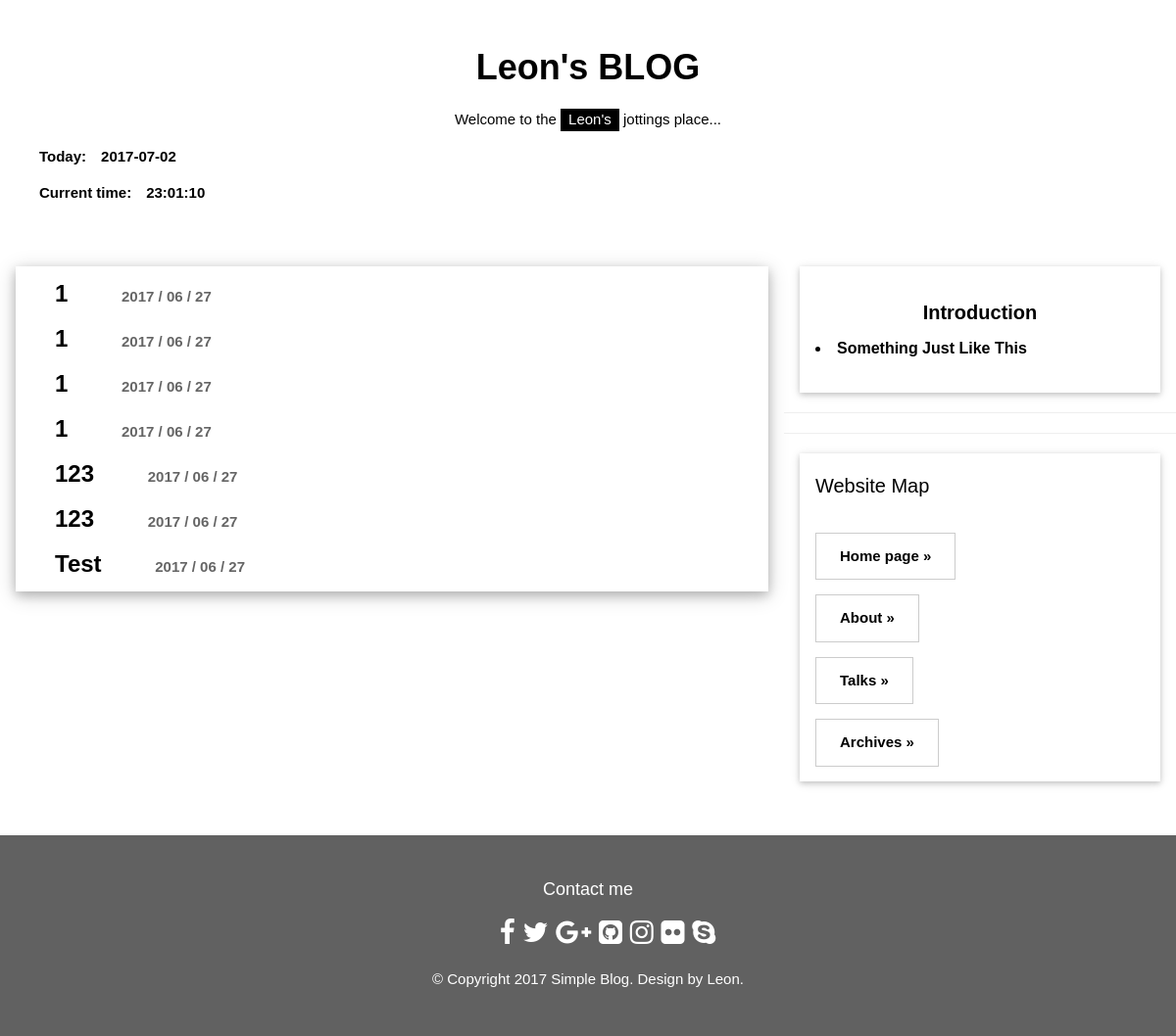
The page /archives/ on the database as committed earlier.
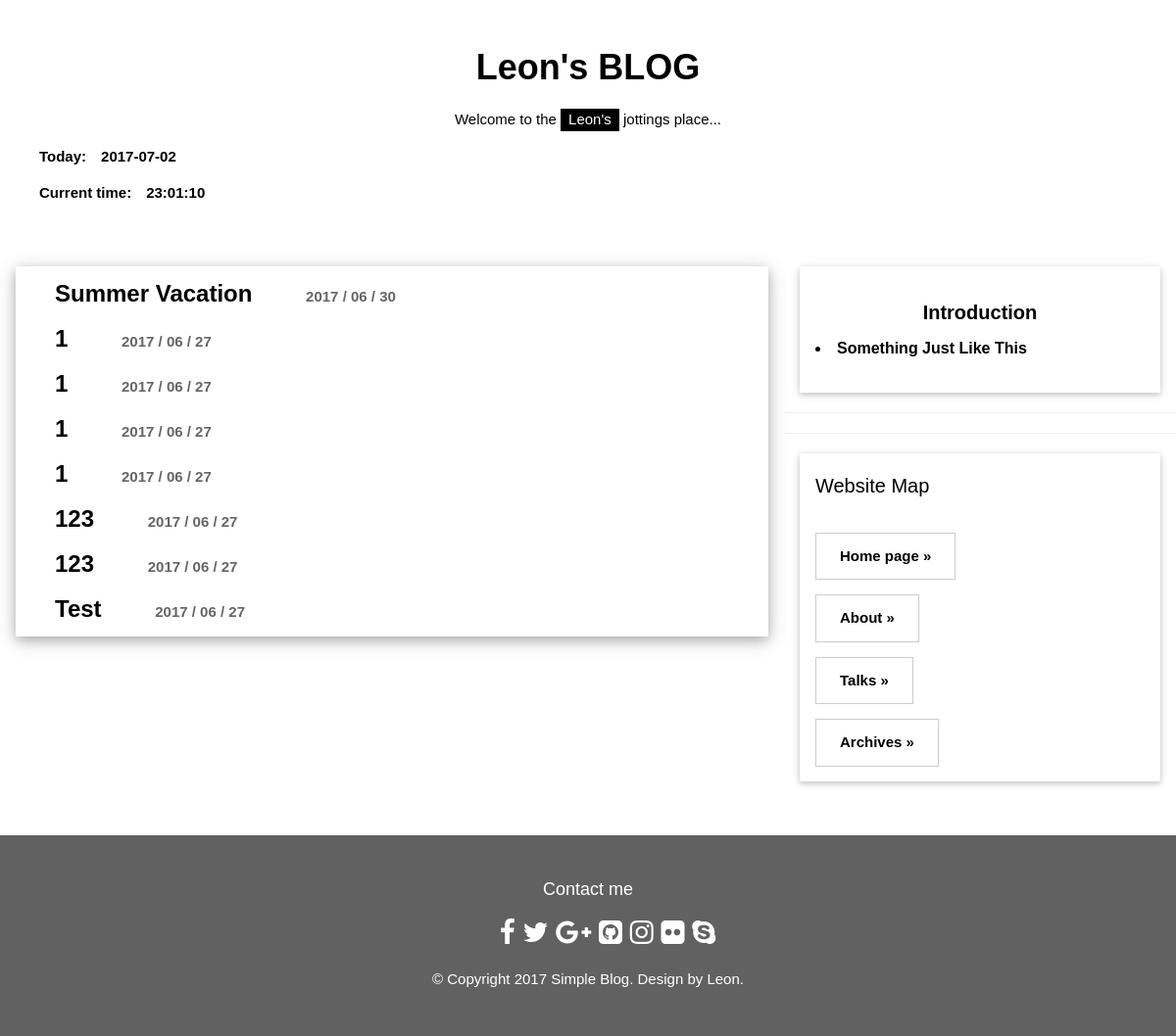
The same page on the database as committed later.
### blog/models.py (models this page shows, shortened)
class Post(models.Model):
    title = models.CharField(max_length=100)
    content = models.TextField(blank=True)
    photo = models.URLField(blank=True)
    location = models.CharField(max_length=100,blank=True)
    created_at = models.DateTimeField(auto_now_add=True)
    comment_number = models.PositiveIntegerField(blank=True,default=0)

class self_intro(models.Model):
    title = models.CharField(max_length=100, blank=True)
    content = models.TextField(blank=True)
    photo = models.URLField(blank=True)

### blog/views.py (the view)
# urls.py: url(r'^archives/$', archives, name='archives'),
def archives(request):
    post_list = Post.objects.all()[::-1]
    intro = self_intro.objects.get(pk=1)
    return render(request,'archives.html',{
        'today': str(datetime.now().strftime('%Y-%m-%d')),
        'current_time': str(datetime.now().strftime('%H:%M:%S')),
        'post_list': post_list,
        'intro': intro,
    })

### templates/archives.html
{% extends 'base.html' %}
{% block content %}
<div class="w3-col l8 s12 ">
     <div class="w3-card-4 w3-margin w3-white">
         <div class="w3-container">
             {% for post in post_list %}
        <h3><b><a style="text-decoration: none" href="{% url 'post_detail' pk=post.pk %}">　{{post.title}}　　</a>
            <span class="w3-opacity" style="font-size:15px">{{ post.created_at|date:"Y / m / d" }}</span>
        </b></h3>
             {% endfor %}
    </div>
     </div>
</div>
    {% endblock %}

### templates/base.html (shortened to what this page needs)
<!DOCTYPE html>
<html>
<head>
		{% load static %}
	<link rel="stylesheet" href="https://cdnjs.cloudflare.com/ajax/libs/font-awesome/4.7.0/css/font-awesome.min.css">
	<link href="{% static 'w3.css' %}" rel="stylesheet">
</head>
<body>
	<div class="w3-content" style="max-width:1400px">
		<header class="w3-container w3-center w3-padding-32">
			<h1><b>Leon's BLOG</b></h1>
			<p>Welcome to the <span class="w3-tag">Leon's</span> jottings place...</p>
			<p align="left"><span class="w3-padding-large"><b>Today:　{{ today }}</b></span></p>
			<p align="left"><span class="w3-padding-large"><b>Current time:　{{ current_time }}</b></span></p>
		</header>
		<div class="w3-row">
			{% block content %} {% endblock %}
			<div class="w3-col l4">
				<div class="w3-card-2 w3-margin w3-margin-top">
					<div class="w3-container w3-white">
					<h4 align="center"><b>Introduction</b></h4>
					<h6><b>{{ intro.content|safe }}</b></h6><img alt="" src="{{ intro.photo }}" style="width:70%"></div>
				</div>
				<hr>
				<hr>
				<div class="w3-card-2 w3-margin w3-margin-top">
					<div class="w3-container w3-padding">
						<h4>Website Map</h4>
					</div>
					<div class="w3-container w3-white">
						<p><button class="w3-button w3-padding-large w3-white w3-border"><b><a href="{% url 'home_page' %}" style="text-decoration: none">Home page »</a></b></button></p>
						<p><button class="w3-button w3-padding-large w3-white w3-border"><b><a href="{% url 'about' %}" style="text-decoration: none">About »</a></b></button></p>
						<p><button class="w3-button w3-padding-large w3-white w3-border"><b><a href="{% url 'talks' %}" style="text-decoration: none">Talks »</a></b></button></p>
						<p><button class="w3-button w3-padding-large w3-white w3-border"><b><a href="{% url 'archives' %}" style="text-decoration: none">Archives »</a></b></button></p>
					</div>
				</div>
			</div>
		</div><br>
		<footer class="w3-container w3-dark-grey w3-padding-32 w3-margin-top">
			<h5 align="center">Contact me</h5>
			<ul class="social-links" align="center">
               <a href="https://www.facebook.com/profile.php?id=100000311245666"><i class="fa fa-facebook"></i></a>
               <a href="#"><i class="fa fa-twitter"></i></a>
               <a href="#"><i class="fa fa-google-plus"></i></a>
               <a href="https://github.com/LeonChen66/"><i class="fa fa-github-square"></i></a>
               <a href="#"><i class="fa fa-instagram"></i></a>
               <a href="#"><i class="fa fa-flickr"></i></a>
               <a href="#"><i class="fa fa-skype"></i></a>
            </ul>
						<p align="center">© Copyright 2017 Simple Blog.   Design by Leon.</p>
		</footer>
	</div>
</body>
</html>

### templates/w3.css (style rules this page uses)
footer .social-links { margin-bottom: 36px; }
footer .social-links { font-size: 28px; line-height: 42px; margin: 0 8px; }
html { box-sizing:border-box }
*,*:before,*:after { box-sizing:inherit }
html { -ms-text-size-adjust:100%;-webkit-text-size-adjust:100% }
body { margin:0 }
article,aside,details,figcaption,figure,footer,header,main,menu,nav,section,summary { display:block }
a { background-color:transparent;-webkit-text-decoration-skip:objects }
hr { box-sizing:content-box;height:0;overflow:visible }
button,input,select,textarea { font:inherit;margin:0 }
button,input { overflow:visible }
button,select { text-transform:none }
button,html [type=button],[type=reset],[type=submit] { -webkit-appearance:button }
html,body { font-family:Verdana,sans-serif;font-size:15px;line-height:1.5 }
html { overflow-x:hidden }
h1 { font-size:36px }
h3 { font-size:24px }
h4 { font-size:20px }
h5 { font-size:18px }
h6 { font-size:16px }
h1,h2,h3,h4,h5,h6 { font-family:微軟正黑體,Arial,sans-serif;font-weight:400;margin:10px 0 }
hr { border:0;border-top:1px solid #eee;margin:20px 0 }
a { color:inherit }
.w3-btn,.w3-button { border:none;display:inline-block;outline:0;padding:8px 16px;vertical-align:middle;overflow:hidden;text-decoration:none;color:inherit;background-color:inherit;text-align:center;cursor:pointer;white-space:nowrap }
.w3-btn,.w3-button { -webkit-touch-callout:none;-webkit-user-select:none;-khtml-user-select:none;-moz-user-select:none;-ms-user-select:none;user-select:none }
.w3-badge,.w3-tag { background-color:#000;color:#fff;display:inline-block;padding-left:8px;padding-right:8px;text-align:center }
.w3-container:after,.w3-container:before,.w3-panel:after,.w3-panel:before,.w3-row:after,.w3-row:before,.w3-row-padding:after,.w3-row-padding:before, .w3-cell-row:before,.w3-cell-row:after,.w3-clear:after,.w3-clear:before,.w3-bar:before,.w3-bar:after { content:"";display:table;clear:both }
.w3-col,.w3-half,.w3-third,.w3-twothird,.w3-threequarter,.w3-quarter { float:left;width:100% }
.w3-col.s12 { width:99.99999% }
@media (min-width:993px) { .w3-col.l4 { width:33.33333% } }
@media (min-width:993px) { .w3-col.l8 { width:66.66666% } }
.w3-content { max-width:980px;margin:auto }
.w3-container,.w3-panel { padding:0.01em 16px }
.w3-card,.w3-card-2 { box-shadow:0 2px 5px 0 rgba(0,0,0,0.16),0 2px 10px 0 rgba(0,0,0,0.12) }
.w3-card-4,.w3-hover-shadow:hover { box-shadow:0 4px 10px 0 rgba(0,0,0,0.2),0 4px 20px 0 rgba(0,0,0,0.19) }
.w3-opacity,.w3-hover-opacity:hover { opacity:0.60 }
.w3-center { text-align:center!important }
.w3-border { border:1px solid #ccc!important }
.w3-margin { margin:16px!important }
.w3-margin-top { margin-top:16px!important }
.w3-padding { padding:8px 16px!important }
.w3-padding-large { padding:12px 24px!important }
.w3-padding-32 { padding-top:32px!important;padding-bottom:32px!important }
.w3-white,.w3-hover-white:hover { color:#000!important;background-color:#fff!important }
.w3-dark-grey,.w3-hover-dark-grey:hover,.w3-dark-gray,.w3-hover-dark-gray:hover { color:#fff!important;background-color:#616161!important }

### templates/base.html (style rules this page uses)
body,h1,h2,h3,h4,h5,p { font-family: sans-serif,"微軟正黑體" }

Rows that differ between the two databases and show on the page:
added Post: title "Summer Vacation", created_at "2017 / 06 / 30"
